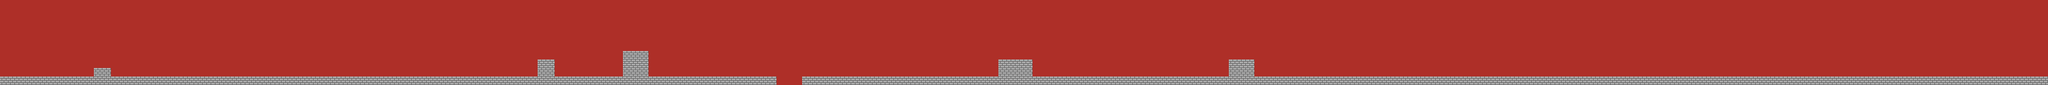

Below is a game level as drawn by its tile map, then a one-line description and the .tmx that defines it (tile-layer data replaced by summaries):
An orthogonal 240x10 tile map with 16x16 px tiles, 2 tile layers (background, Livello tile 1) and 27 objects.

<map version="1.5" tiledversion="1.6.0" orientation="orthogonal" renderorder="right-down" width="240" height="10" tilewidth="16" tileheight="16" infinite="0" nextlayerid="5" nextobjectid="32">
 <tileset firstgid="1" source="tileset2.tsx" />
 <layer id="2" name="background" width="240" height="10">
  <data>[2400 cells, 2400 non-empty, 1 distinct tile ids]</data>
 </layer>
 <layer id="1" name="Livello tile 1" width="240" height="10">
  <data>[2400 cells, 2400 non-empty, 2 distinct tile ids]</data>
 </layer>
 <objectgroup id="3" name="oggetti">
  <object id="1" x="0.666667" y="144.667" width="1455.33" height="14.6667" />
  <object id="2" x="1504" y="144.667" width="2336" height="14" />
  <object id="3" x="176.667" y="128" width="31.3333" height="15.3333" />
  <object id="4" x="1008.67" y="112.667" width="31.3333" height="30.6667" />
  <object id="5" x="1168.67" y="96" width="47.3333" height="48" />
  <object id="6" x="1872.67" y="112" width="62" height="32" />
  <object id="7" x="2304" y="112.667" width="48.6667" height="30.6667" />
 </objectgroup>
 <objectgroup id="4" name="zombie">
  <object id="10" x="1906" y="100.667" />
  <object id="11" x="1674.67" y="132.667" />
  <object id="12" x="1320.67" y="133.333" />
  <object id="13" x="1189.33" y="84" />
  <object id="14" x="1023.33" y="100.667" />
  <object id="15" x="838" y="134" />
  <object id="16" x="726" y="135.333" />
  <object id="17" x="638.667" y="134.667" />
  <object id="18" x="192.667" y="116" />
  <object id="19" x="2522.67" y="132.667" />
  <object id="20" x="2758" y="48.6667" />
  <object id="21" x="2901.33" y="71.3333" />
  <object id="22" x="3033.33" y="14.6667" />
  <object id="23" x="3166" y="66" />
  <object id="26" x="3273.33" y="110.667" />
  <object id="27" x="3365.33" y="36" />
  <object id="28" x="3442.67" y="134.667" />
  <object id="29" x="3515.33" y="96" />
  <object id="30" x="3656.67" y="48" />
  <object id="31" x="3682.67" y="121.333" />
 </objectgroup>
</map>
